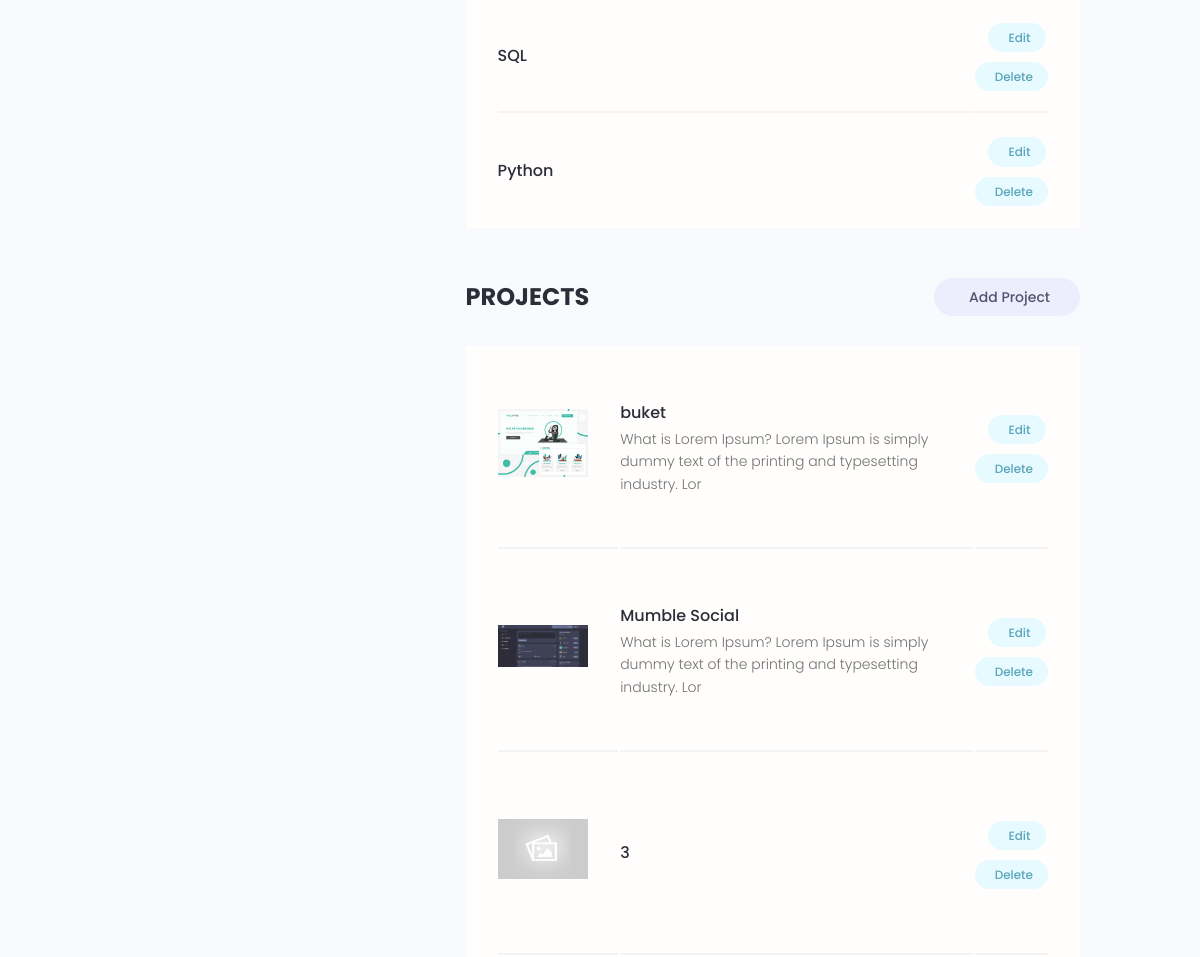
Page /account/ (signed in, middle part) on the earlier database version.
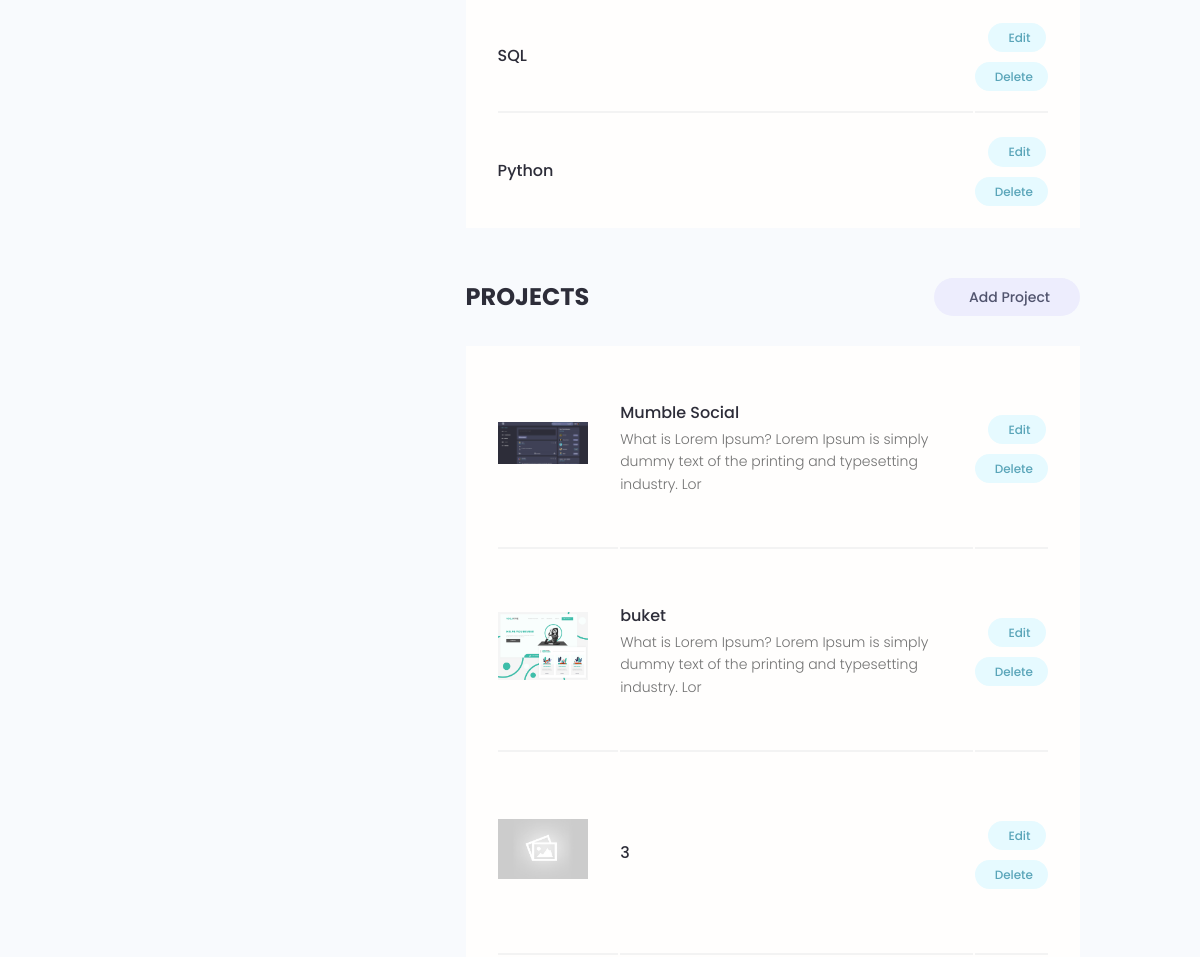
Same page on the later database version.
### users/models.py (models this page shows, shortened)
class Skill(models.Model):
    owner = models.ForeignKey(Profile, on_delete=models.CASCADE, null=True, blank=True)
    skill_name = models.CharField(max_length=100, blank=True, null=True)
    description = models.TextField(blank=True, null=True)
    created = models.DateTimeField(auto_now_add=True)
    id = models.UUIDField(primary_key=True, default=uuid.uuid4, editable=False)

### yourturnapp/models.py (models this page shows, shortened)
class Project(models.Model):
    project_owner = models.ForeignKey(Profile, null=True, blank=True, on_delete=models.SET_NULL)
    title = models.CharField(max_length=100)
    description = models.TextField(null=True, blank=True)
    project_image = models.ImageField(null=True, blank=True, default='default.jpg')
    demo_link = models.CharField(max_length=2000, null=True, blank=True)
    source_link = models.CharField(max_length=2000, null=True, blank=True)
    tags = models.ManyToManyField('Tag', blank=True)
    vote_total = models.IntegerField(default=0, null=True, blank=True)
    vote_ratio = models.IntegerField(default=0, null=True, blank=True)
    created = models.DateTimeField(auto_now_add=True)
    id = models.UUIDField(default=uuid.uuid4, editable=False, primary_key=True, unique=True)
    class Meta:
        ordering = ['-vote_ratio', '-vote_total']

### users/views.py (the view)
# urls.py: path('account/', views.user_account, name='account'),
@login_required(login_url='login')
def user_account(request):
    profile = request.user.profile
    projects = profile.project_set.all()
    skills = profile.skill_set.all()
    context = {'profile': profile, 'skills': skills, 'projects': projects}
    return render(request, 'users/account.html', context)

### users/templates/users/account.html (shortened to what this page needs)
{% extends 'main.html' %}
{% block content %}
    <body>
    <main class="settingsPage profile my-md">
        <div class="container">
            <div class="layout">
                <div class="column column--1of3">
                </div>
                <div class="column column--2of3">
                    <table class="settings__table">
                        {% for skill in skills %}
                            <tr>
                                <td class="settings__tableInfo">
                                    <h4>{{ skill.skill_name }}</h4>
                                </td>
                                <td class="settings__tableActions">
                                    <a class="tag tag--pill tag--main settings__btn"
                                       href="{% url 'update-skill' skill.id %}">
                                        Edit</a>
                                    <a class="tag tag--pill tag--main settings__btn"
                                       href="{% url 'delete-skill' skill.id %}?next=/account">
                                        Delete</a>
                                </td>
                            </tr>
                        {% endfor %}
                    </table>
                    <div class="settings">
                        <h3 class="settings__title">Projects</h3>
                        <a class="tag tag--pill tag--sub settings__btn tag--lg" href="{% url 'create_project' %}"> Add
                            Project</a>
                    </div>
                    <table class="settings__table">
                        {% for project in projects %}
                            <tr>
                                <td class="settings__thumbnail">
                                    <a href="{% url 'project' project.id %}"><img src="{{ project.project_image.url }}"
                                                                                  alt="Project Thumbnail"/></a>
                                </td>
                                <td class="settings__tableInfo">
                                    <a href="{% url 'project' project.id %}">{{ project.title }}</a>
                                    <p>{{ project.description|slice:'100' }}</p>
                                </td>
                                <td class="settings__tableActions">
                                    <a class="tag tag--pill tag--main settings__btn"
                                       href="{% url 'update_project' project.id %}">
                                        Edit</a>
                                    <a class="tag tag--pill tag--main settings__btn"
                                       href="{% url 'delete_project' project.id %}?next=/account">
                                        Delete</a>
                                </td>
                            </tr>
                        {% endfor %}
                    </table>
                </div>
            </div>
        </div>
    </main>
    </body>
{% endblock %}

Differences in the rows shown:
changed Project "Mumble Social": moves up the list
